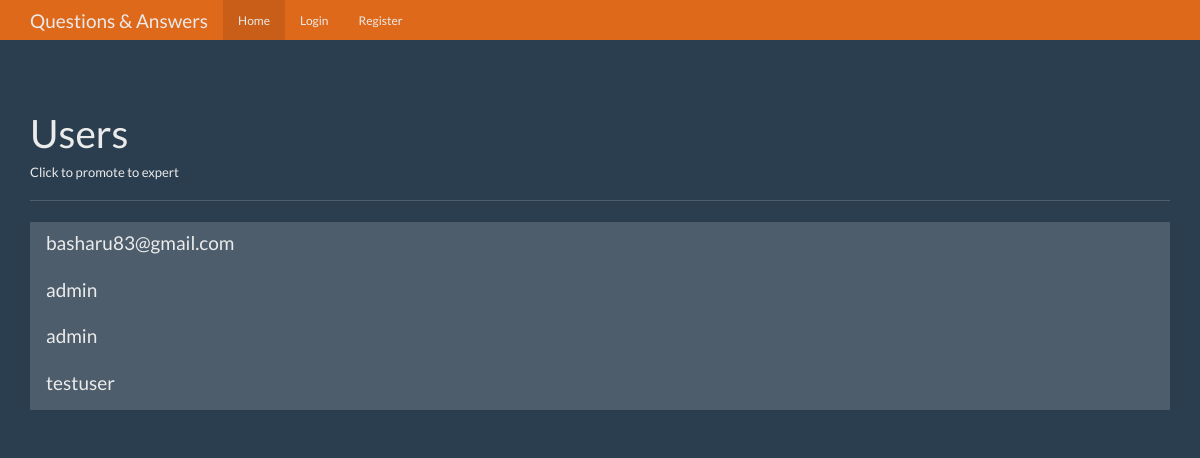
/users, run on an earlier commit of the app's database.
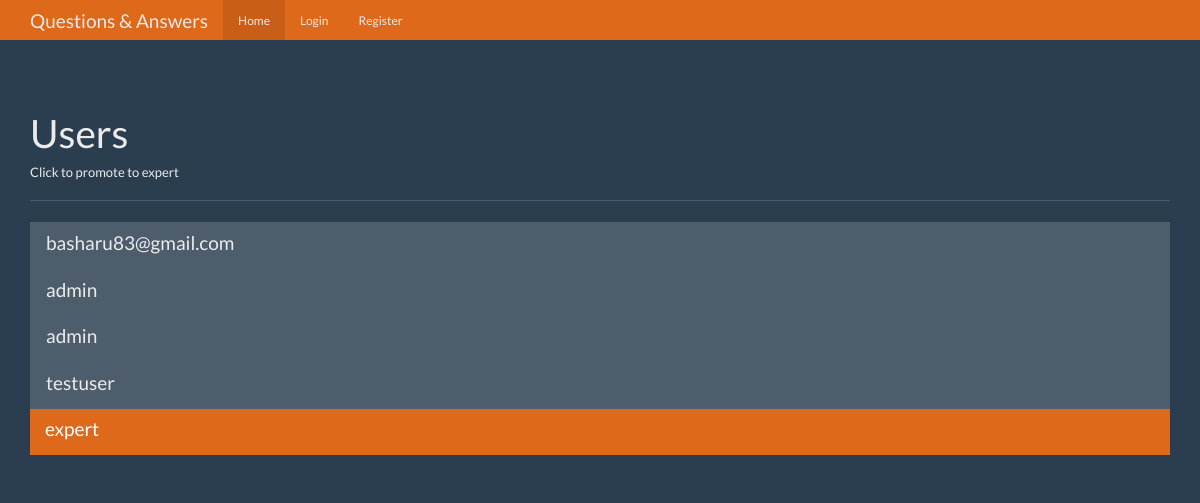
And on a later commit of the database.
### tables this page shows
CREATE TABLE users (
id integer primary key autoincrement,
name  text not null,
password text not null,
expert bool not null,
admin bool not null
);

### app.py (the view)
@app.route("/users")
def users():
    user = get_current_user()
    db = get_db()
    users_cur = db.execute("SELECT id,name,expert,admin FROM users")
    users_results = users_cur.fetchall()
    return render_template("users.html", user=user, users=users_results)

### app.py (called while the page is built, shortened)
def get_current_user():
    user_result = None

### database.py (called while the page is built)
def connect_db():
    sql = sqlite3.connect("questions.db")
    sql.row_factory = sqlite3.Row
    return sql

def get_db():
    if not hasattr(g, "sqlite_db"):
        g.sqlite_db = connect_db()
    return g.sqlite_db

### templates/users.html (shortened to what this page needs)
<!DOCTYPE html>
<html lang="en">
  <head>
    <link href="{{ url_for('static', filename='bootstrap.min.css') }}" rel="stylesheet">
    <link href="{{ url_for('static', filename='theme.css') }}" rel="stylesheet">
  </head>
  <body>
    <nav class="navbar navbar-inverse navbar-fixed-top">
      <div class="container">
        <div class="navbar-header">
          <a class="navbar-brand" href="#">Questions & Answers</a>
        </div>
        <div id="navbar" class="navbar-collapse collapse">
          <ul class="nav navbar-nav">
            <li class="active"><a href="{{url_for('index')}}">Home</a></li>
            {% if not user %}
            <li><a href="{{url_for('login')}}">Login</a></li>
            <li><a href="{{url_for('register')}}">Register</a></li>
             {% endif %}
          </ul>
        </div>
      </div>
    </nav>
    <div class="container theme-showcase" role="main">
      <div class="page-header">
        <h1>Users</h1>
        <h6>Click to promote to expert</h6>
      </div>
      <div class="row">
        <div class="col-lg-12">
          <div class="list-group">
            {% for user in users %}
               <a href="{{ url_for('promote',user_id=user['id'])}}" class="list-group-item
               {% if user['expert'] == 1 %}
               active
               {% endif %}
                " >
              <h4 class="list-group-item-heading">{{user['name']}}</h4>
            </a>
            {% endfor %}
          </div>
        </div>
      </div>
    </div>
  </body>
</html>

### static/theme.css (style rules this page uses)
body { padding-top: 70px; padding-bottom: 30px; }

What changed in the data, as far as the page shows it:
added users: name "expert", expert True (drawn)
